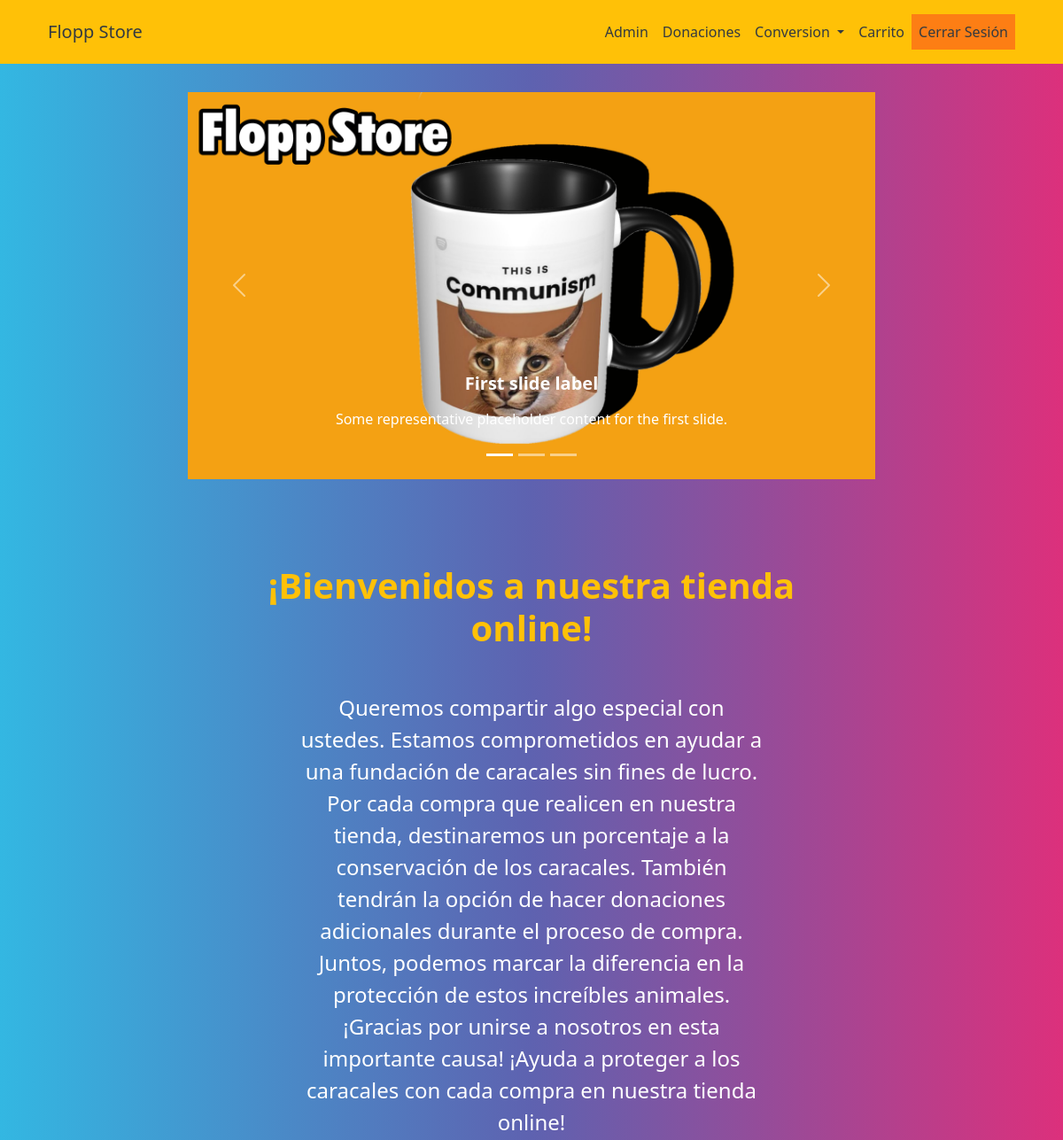
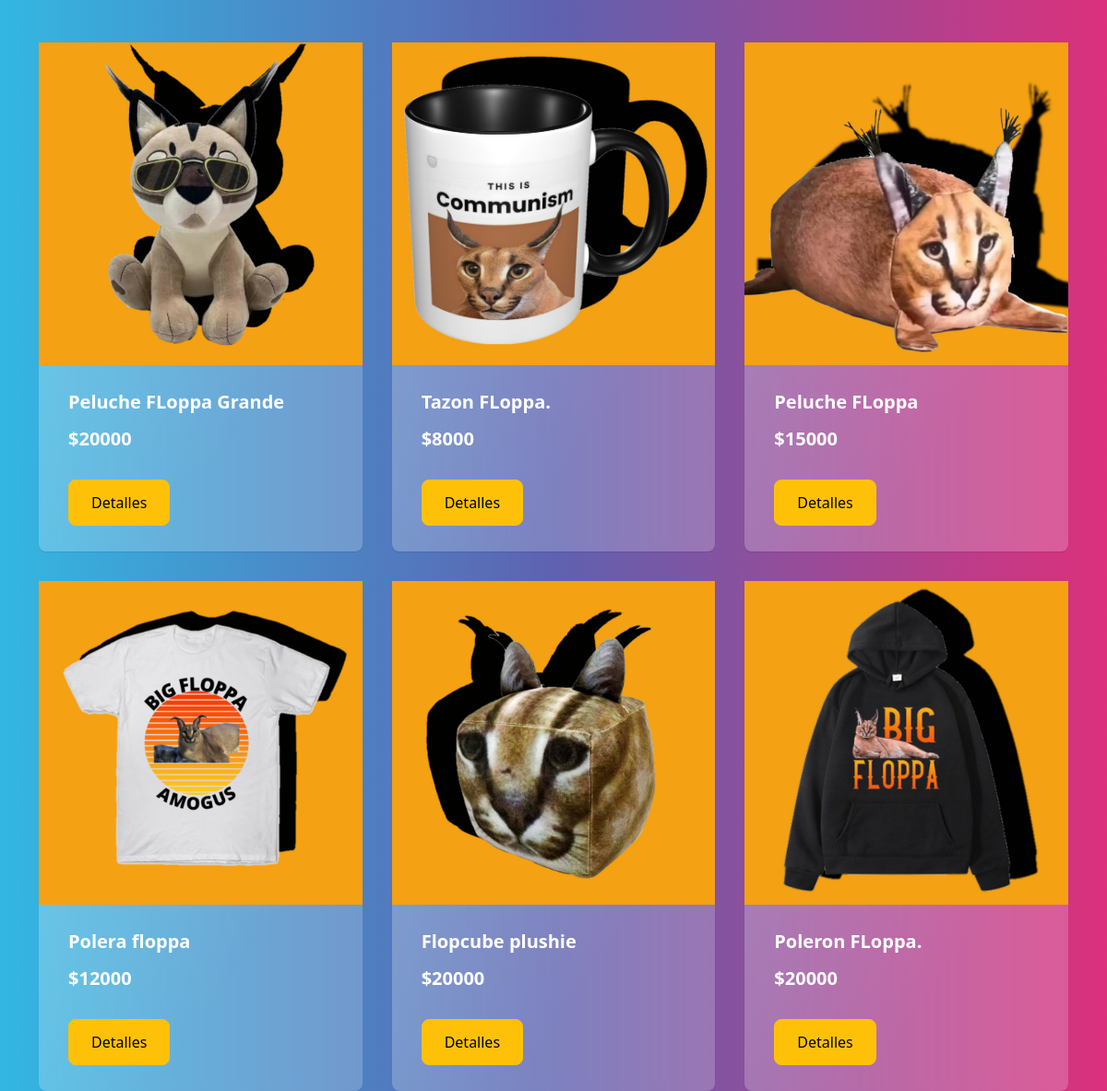
The app's page / (signed in) with its own data (2 pictures, top to bottom).
### core/models.py (models this page shows, shortened)
class Producto(models.Model):
    nombre = models.CharField(max_length=100, null=True)
    precio = models.IntegerField()
    descripcion = models.CharField(max_length=200, null=True)
    marca = models.CharField(max_length=100, null=True)
    cantidad = models.IntegerField()
    img = models.ImageField()

### core/views.py (the view)
# urls.py: path('', home, name="home"),
def home(request):
    productos = Producto.objects.all()
    return render(request, 'index.html', {'producto': productos})

### template/index.html (shortened to what this page needs)
{% load static %}
<html lang="en">
<head>
    <link href="https://cdn.jsdelivr.net/npm/bootstrap@5.2.3/dist/css/bootstrap.min.css" rel="stylesheet">
    <link rel="stylesheet" href="{% static 'CSS/bootstrap.min.css' %}">
</head>
<body>
  {% include 'navbar.html' %}
    <div class="container-fluid col-12 col-sm-8 offset-sm-2 mt-3">
      <div id="carouselExampleCaptions" class="carousel slide" data-bs-ride="false">
          <div class="carousel-indicators">
            <button type="button" data-bs-target="#carouselExampleCaptions" data-bs-slide-to="0" class="active" aria-current="true" aria-label="Slide 1"></button>
            <button type="button" data-bs-target="#carouselExampleCaptions" data-bs-slide-to="1" aria-label="Slide 2"></button>
            <button type="button" data-bs-target="#carouselExampleCaptions" data-bs-slide-to="2" aria-label="Slide 3"></button>
          </div>
          <div class="carousel-inner">
            <div class="carousel-item active">
              <img src="{% static 'elementos/Floppa1.jpg' %}" class="d-block w-100" alt="...">
              <div class="carousel-caption d-none d-md-block">
                <h5>First slide label</h5>
                <p>Some representative placeholder content for the first slide.</p>
              </div>
            </div>
          </div>
          <button class="carousel-control-prev" type="button" data-bs-target="#carouselExampleCaptions" data-bs-slide="prev">
            <span class="carousel-control-prev-icon" aria-hidden="true"></span>
          </button>
          <button class="carousel-control-next" type="button" data-bs-target="#carouselExampleCaptions" data-bs-slide="next">
            <span class="carousel-control-next-icon" aria-hidden="true"></span>
          </button>
        </div>
  </div>
    <section class="d-flex flex-column justify-content-center align-items-center pt-5  text-center w-50 m-auto" id="intro">
      <h1 class="text-warning">¡Bienvenidos a nuestra tienda online!<span/></h1>
      <p class="p-3  fs-4">
        Queremos compartir algo especial con ustedes. Estamos comprometidos en ayudar a una fundación de caracales sin fines de lucro. Por cada compra que realicen en nuestra tienda, destinaremos un porcentaje a la conservación de los caracales. También tendrán la opción de hacer donaciones adicionales durante el proceso de compra. Juntos, podemos marcar la diferencia en la protección de estos increíbles animales. ¡Gracias por unirse a nosotros en esta importante causa! ¡Ayuda a proteger a los caracales con cada compra en nuestra tienda online!
      </p>
    </section>
    <main>
      <div class="container">
        <div class="row row-cols-1 row-cols-sm-2 row-cols-md-3 g-3">
          {% for p in producto %}
          <div class="col">
              <div class="card shadow-sm">
                  <img src="{{p.img.url}}">
                  <div class="card-body">
                      <h5 class="card-title">{{p.nombre}}</h5>
                      <div class="card-title"><label class="h5">$</label><label class="h5" id="cardPrice">{{p.precio}}</label></div>
                      <div class="d-flex justify-content-between align-items-center">
                          <div class="btn-group">
                            <a href="{% url 'producto' p.id %}" class="btn btn-warning" style="color: rgb(0, 0, 0);">Detalles</a>
                          </div>
                      </div>
                  </div>
              </div>
          </div>
          {% endfor %}
        </div>
      </div>
    </main>
</body>
</html>

### records on screen
Producto: img (picture), nombre "Peluche FLoppa Grande", precio "20000"
Producto: img (picture), nombre "Tazon FLoppa.", precio "8000"
Producto: img (picture), nombre "Peluche FLoppa", precio "15000"
Producto: img (picture), nombre "Polera floppa", precio "12000"
Producto: img (picture), nombre "Flopcube plushie", precio "20000"
Producto: img (picture), nombre "Poleron FLoppa.", precio "20000"
